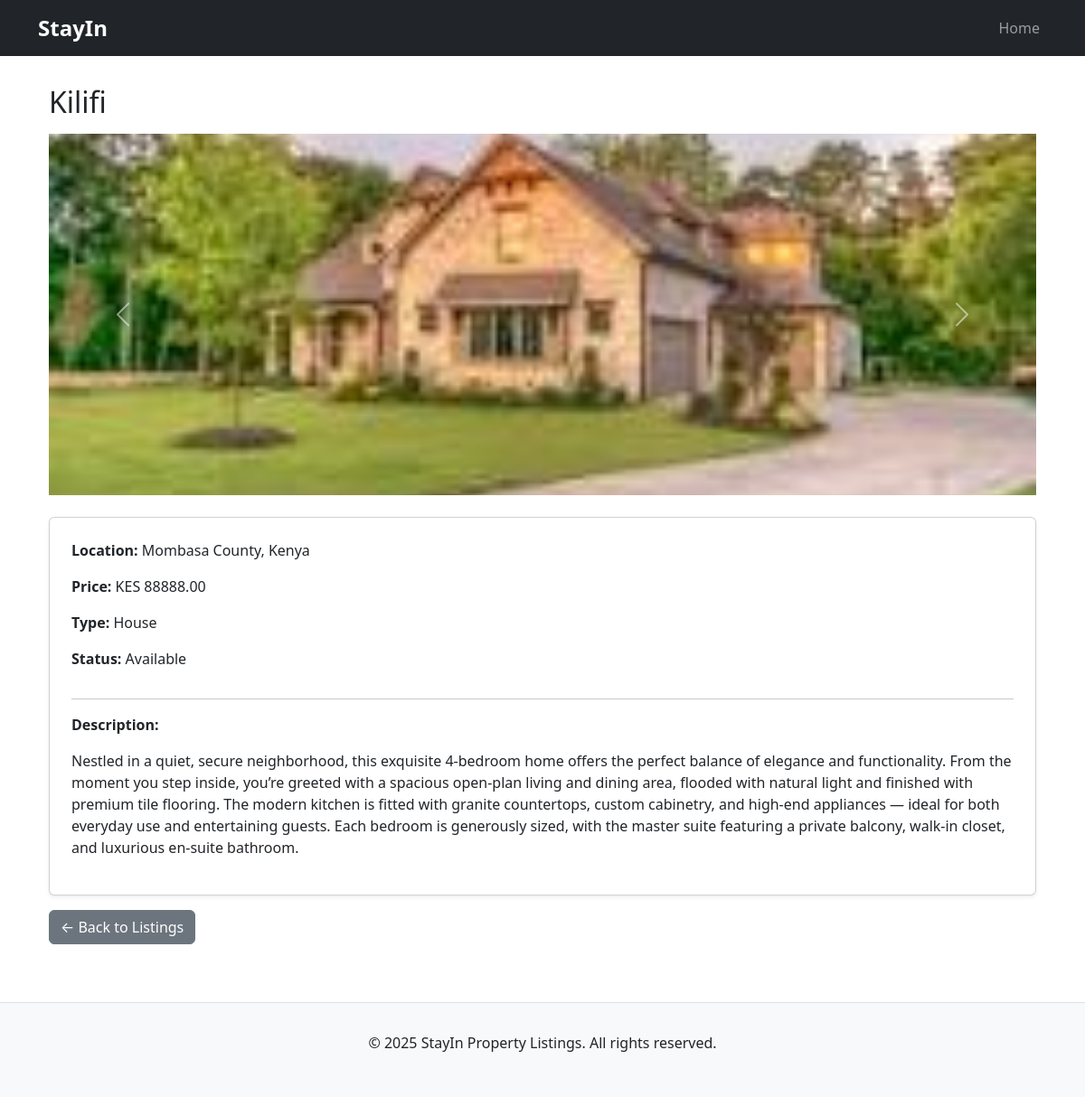
The page /property/4/ on the database its author committed.
### PropertyApp/models.py (models this page shows, shortened)
class Property(models.Model):
    title = models.CharField(max_length=200)
    description = models.TextField()
    location = models.CharField(max_length=200)
    price = models.DecimalField(max_digits=10, decimal_places=2)
    property_type = models.CharField(max_length=50, choices=[
        ('apartment', 'Apartment'),
        ('house', 'House'),
        ('office', 'Office'),
        ('land', 'Land')
    ])
    is_booked = models.BooleanField(default=False)
    cover_image = models.ImageField(upload_to='property_images/', default='property_images/list.jpeg')  # ✅ move this here

class PropertyImage(models.Model):
    property = models.ForeignKey(Property, related_name='images', on_delete=models.CASCADE)
    cover_image = models.ImageField(
        upload_to='property_images/',  # Folder where images will be saved
        null=True,  # Allow null for existing properties
        blank=True,  # Allow empty for the cover image in case it's not set
        default='property_images/list.jpeg'  # Default image if no cover image is provided
    )

### PropertyApp/views.py (the view)
# urls.py: path('property/<int:pk>/', views.property_detail, name='property_detail'),
def property_detail(request, pk):
    property = get_object_or_404(Property, pk=pk)
    images = PropertyImage.objects.filter(property=property)
    return render(request, 'listings/property_detail.html', {
        'property': property,
        'images': images
    })

### PropertyApp/templates/listings/property_detail.html (shortened to what this page needs)
{% extends 'base.html' %}
{% block content %}
<div class="container mt-4">
    <h2 class="mb-3">{{ property.title }}</h2>
    {% if images %}
    <div id="propertyCarousel" class="carousel slide mb-4" data-bs-ride="carousel">
        <div class="carousel-inner">
            {% for image in images %}
            <div class="carousel-item {% if forloop.first %}active{% endif %}">
                <img src="{{ image.cover_image.url }}" class="d-block w-100" alt="{{ property.title }}" style="height: 400px; object-fit: cover;">
            </div>
            {% endfor %}
        </div>
        <button class="carousel-control-prev" type="button" data-bs-target="#propertyCarousel" data-bs-slide="prev">
            <span class="carousel-control-prev-icon" aria-hidden="true"></span>
        </button>
        <button class="carousel-control-next" type="button" data-bs-target="#propertyCarousel" data-bs-slide="next">
            <span class="carousel-control-next-icon" aria-hidden="true"></span>
        </button>
    </div>
    {% else %}
    <p>No images available for this property.</p>
    {% endif %}
    <div class="card p-4 shadow-sm">
        <p><strong>Location:</strong> {{ property.location }}</p>
        <p><strong>Price:</strong> KES {{ property.price }}</p>
        <p><strong>Type:</strong> {{ property.get_property_type_display }}</p>
        <p><strong>Status:</strong> {% if property.is_booked %}Booked{% else %}Available{% endif %}</p>
        <hr>
        <p><strong>Description:</strong></p>
        <p>{{ property.description }}</p>
    </div>
    <a href="{% url 'property_list' %}" class="btn btn-secondary mt-3">← Back to Listings</a>
</div>
{% endblock %}

### PropertyApp/templates/base.html (style rules this page uses)
body { padding-top: 70px; }

### rows shown on the page
Property: title "Kilifi", location "Mombasa County, Kenya", price "88888.00", property_type "House", description "Nestled in a quiet, secure neighborhood, this exquisite 4-bedroom home offers the perfect balance of elegance and functionality. From the moment you step inside, you’re greeted with a spacious open-plan living and dining area, flooded with natural light and finished with premium tile flooring. The modern kitchen is fitted with granite countertops, custom cabinetry, and high-end appliances — ideal for both everyday use and entertaining guests. Each bedroom is generously sized, with the master suite featuring a private balcony, walk-in closet, and luxurious en-suite bathroom."
PropertyImage: cover_image (picture)

### other values the page prints
{{ year|default:2025 }} "2025"
